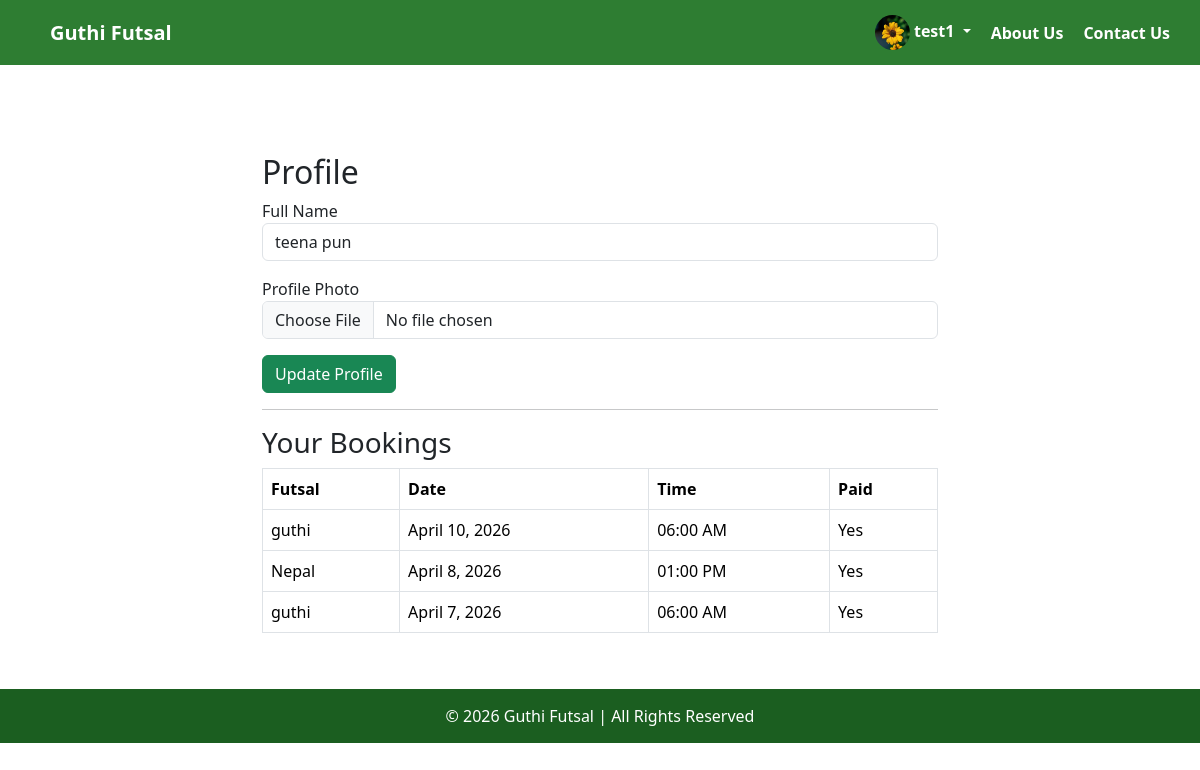
The page /profile/ (signed in) on the database as committed earlier.
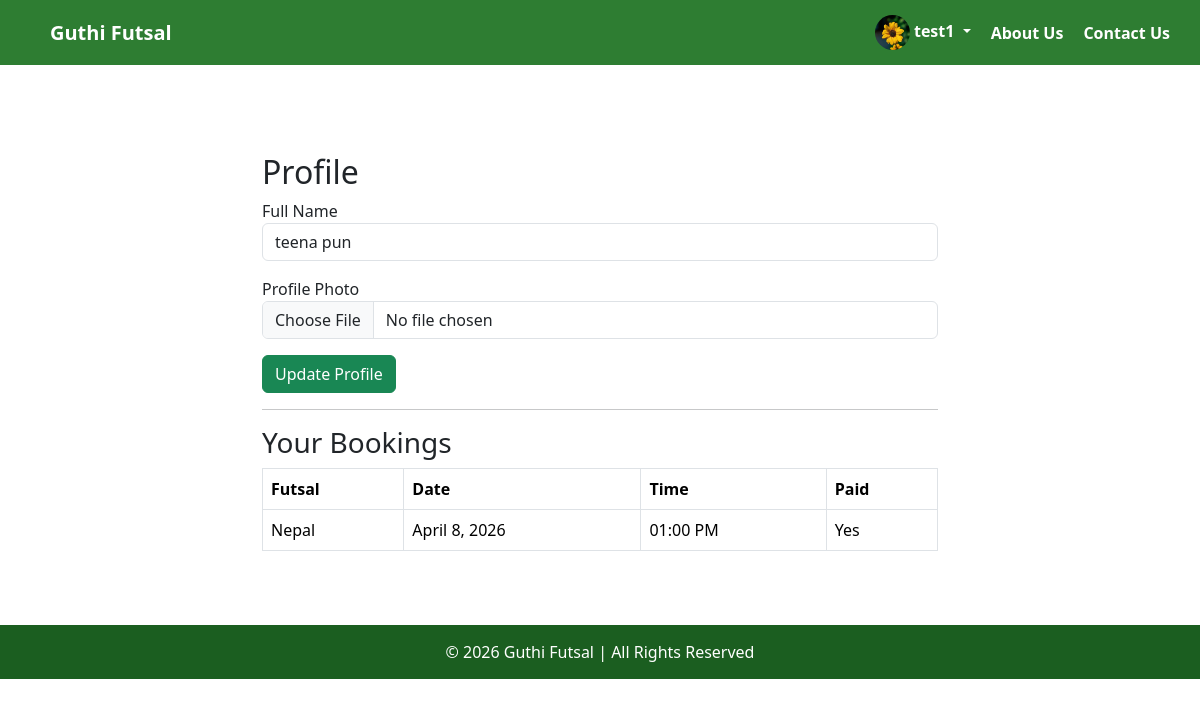
The same page on the database as committed later.
### guthi/models.py (models this page shows, shortened)
class Booking(models.Model):
    futsal = models.ForeignKey(futsal, on_delete=models.CASCADE)
    user = models.ForeignKey(User, on_delete=models.CASCADE, null=True, blank=True)
    date = models.DateField()
    time = models.TimeField()
    is_paid = models.BooleanField(default=False)
    transaction_id = models.CharField(max_length=100, blank=True, null=True)
    email_sent = models.BooleanField(default=False)
    created_at = models.DateTimeField(auto_now_add=True)
    class Meta:
        unique_together = ('futsal', 'date', 'time')

class futsal(models.Model):
    name = models.CharField(max_length=100)
    location = models.CharField(max_length=200)
    description = models.TextField(blank=True)
    image = models.ImageField(upload_to='futsal_images/')
    created_at = models.DateTimeField(auto_now_add=True)
    price_per_hour = models.IntegerField(default=1000)
    peak_start = models.TimeField(null=True, blank=True)
    peak_end = models.TimeField(null=True, blank=True)
    peak_price = models.IntegerField(default=1500)
    weekend_price = models.IntegerField(default=1200)

### guthi/views.py (the view, shortened to what this page needs)
# urls.py: path('profile/', views.profile_view, name='profile'),
@login_required
def profile_view(request):
    profile, created = Profile.objects.get_or_create(user=request.user)
    bookings = Booking.objects.filter(user=request.user).order_by('-date', '-time')
    return render(request, 'profile.html', {'profile': profile, 'bookings': bookings})

### guthi/context_processors.py (called while the page is built)
def profile_processor(request):
    if request.user.is_authenticated:
        profile, created = Profile.objects.get_or_create(user=request.user)
        return {'profile': profile}
    return {}

### guthi/Templates/profile.html (shortened to what this page needs)
{% extends 'base.html' %}
{% block content %}
<div class="container mt-5" style="max-width:700px;">
    <h2>Profile</h2>
    <form method="POST" enctype="multipart/form-data">
        <div class="mb-3">
            <label>Full Name</label>
            <input type="text" name="full_name" class="form-control" value="{{ profile.full_name }}">
        </div>
        <div class="mb-3">
            <label>Profile Photo</label>
            <input type="file" name="photo" class="form-control">
        </div>
        <button type="submit" class="btn btn-success">Update Profile</button>
    </form>
    <hr>
    <h3>Your Bookings</h3>
    <table class="table table-bordered">
        <thead>
            <tr>
                <th>Futsal</th>
                <th>Date</th>
                <th>Time</th>
                <th>Paid</th>
            </tr>
        </thead>
        <tbody>
            {% for booking in bookings %}
            <tr>
                <td>{{ booking.futsal.name }}</td>
                <td>{{ booking.date }}</td>
                <td>{{ booking.time|time:"h:i A" }}</td>
                <td>{{ booking.is_paid|yesno:"Yes,No" }}</td>
            </tr>
            {% empty %}
            <tr>
                <td colspan="4" class="text-center">No bookings yet</td>
            </tr>
            {% endfor %}
        </tbody>
    </table>
</div>
{% endblock %}

Rows that differ between the two databases and show on the page:
removed Booking: futsal.name "guthi", date "April 10, 2026", time "06:00 AM", is_paid "Yes"
removed Booking: futsal.name "guthi", date "April 7, 2026", time "06:00 AM", is_paid "Yes"
